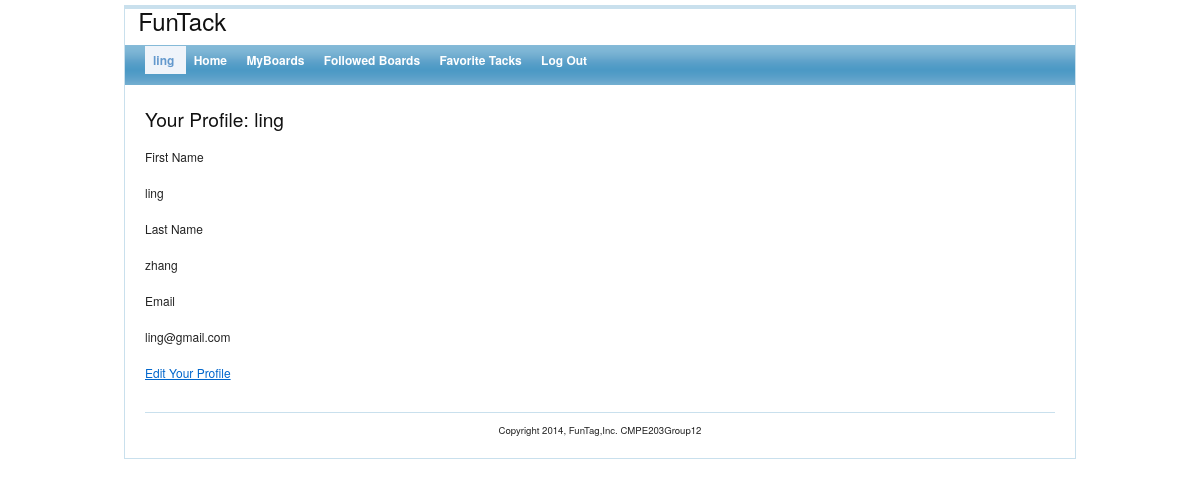
The page /views/user_profile.php (signed in) on the database its author committed.
### tables this page shows
CREATE TABLE users (
user_id int Not NULL AUTO_INCREMENT,
first_name varchar(100) NOT NULL,
last_name varchar(100) NOT NULL,
email_id varchar(100) NOT NULL,  
password MEDIUMTEXT not NULL,
admin_authority bit default 0, 
PRIMARY KEY (user_id)
);

### models/database.php (called while the page is built, shortened)
<?php
class MySQLDatabase {
	public $connection;
	public function open_connection(){
		$this->connection = mysqli_connect(DB_SERVER, DB_USER, DB_PASS, DB_NAME);
	}
	public function query($sql){
	 $result= mysqli_query($this->connection, $sql);
		return $result;
	}
	public function fetch_array($result_set){
		return mysqli_fetch_array($result_set);
	}
}
	$database = new MySQLDatabase();
?>

### models/user.php (called while the page is built, shortened)
<?php
	require_once("database.php");
class User {
	private static function instantiate ($record){
		$object =new self;
		$object->user_id =$record['user_id'];
		$object->email_id =$record['email_id'];
		$object->password =$record['password'];
		$object->last_name =$record['last_name'];
		$object->first_name =$record['first_name'];
		$object->admin_authority =$record['admin_authority'];
		return $object;
	}
	public static function find_by_id($id=0) {
		$result_array = static::find_by_sql("select * from users where user_id={$id} limit 1");
		return $result_array[0];
	}
	public static function find_by_sql($sql=""){
		global $database;
		$result_set =$database->query($sql);
		$object_array = array();
		while($row = $database->fetch_array($result_set)){
			$object_array[] = static::instantiate ($row);
		}
		return $object_array;
	}
}
?>

### controllers/userDashboardController.php (called while the page is built, shortened)
<?php
	$user = User::find_by_id($_SESSION["user_id"]);
	?>

### views/user_profile.php (the view, shortened to what this page needs)
<?php require_once("../controllers/userDashboardController.php"); ?>
<?php include("layouts/header.php"); ?>
<?php $activeMenu = "user_profile"; include("layouts/menu.php"); ?>
<div id="content">
    <h2>Your Profile: <?php echo htmlentities($user->first_name); ?></h2>
		<p>First Name<br></br>
		<?php echo htmlentities($user->first_name); ?>
		</p>
		<p>Last Name<br></br>
		<?php echo htmlentities($user->last_name); ?>
		</p>
		<p>Email<br></br>
		<?php echo htmlentities($user->email_id); ?>
		</p>
		<a href="user_edit_profile.php">Edit Your Profile</a>
</div>
<?php include("layouts/footer.php"); ?>

### views/layouts/header.php (shortened to what this page needs)
<!DOCTYPE html PUBLIC "-//W3C//DTD HTML 4.01 Transitional//EN"
   "http://www.w3.org/TR/html4/loose.dtd">
<html lang="en">
<head>
		<link href="../css/main.css"  rel="stylesheet" type="text/css" />
		<link href="../css/screen.css"  rel="stylesheet" type="text/css" />
		<link href="../css/form.css"  rel="stylesheet" type="text/css" />
</head>
<body>
<div class="container" id="page">
    <div id="header">
     <h1> &nbsp;&nbsp;FunTack </h1>
    </div>

### views/layouts/menu.php
<div id="mainmenu">
   <ul>
		<li<?php if ($activeMenu == "user_profile") { ?> class="active"<?php } ?> >
			<a href="user_profile.php">
	          <?php echo $_SESSION["first_name"]; ?> </a></li>
		<li <?php if ($activeMenu == "user_dashboard") { ?> class="active"<?php } ?> >
			<a href="user_dashboard.php">Home</a></li>
		<li <?php if ($activeMenu == "user_myboards") { ?> class="active"<?php } ?> >
			<a href="user_myboards.php">MyBoards</a></li>
		<li <?php if ($activeMenu == "user_followed_boards") { ?> class="active"<?php } ?> >
			<a href="user_followed_boards.php">Followed Boards</a></li>
		<li <?php if ($activeMenu == "user_favorite_tacks") { ?> class="active"<?php } ?> >
			<a href="user_favorite_tacks.php">Favorite Tacks</a></li>
		<li><a href="../controllers/logoutController.php">Log Out</a></li>
   <ul>
</div>

### views/layouts/footer.php (shortened to what this page needs)
    <div id="footer">Copyright 2014, FunTag,Inc.  CMPE203Group12</div>
	</body>
</html>

### css/main.css (style rules this page uses)
body { margin: 0; padding: 0; color: #555; font: normal 10pt Arial,Helvetica,sans-serif; background: #EFEFEF; }
#page { margin-top: 5px; margin-bottom: 5px; background: white; border: 1px solid #C9E0ED; }
#header { margin: 0; padding: 0; border-top: 3px solid #C9E0ED; }
#content { padding: 20px; }
#footer { padding: 10px; margin: 10px 20px; font-size: 0.8em; text-align: center; border-top: 1px solid #C9E0ED; }
#mainmenu { background:white url(bg.gif) repeat-x left top; }
#mainmenu ul { padding:6px 20px 5px 20px; margin:0px; }
#mainmenu ul li { display: inline; }
#mainmenu ul li a { color:#ffffff; background-color:transparent; font-size:12px; font-weight:bold; text-decoration:none; padding:5px 8px; }
#mainmenu ul li a:hover, #mainmenu ul li.active a { color: #6399cd; background-color:#EFF4FA; text-decoration:none; }

### css/screen.css (style rules this page uses)
html { margin:0;padding:0;border:0; }
body, div, span, object, iframe, h1, h2, h3, h4, h5, h6, p, blockquote, pre, a, abbr, acronym, address, code, del, dfn, em, img, q, dl, dt, dd, ol, ul, li, fieldset, form, label, legend, table, caption, tbody, tfoot, thead, tr, th, td, article, aside, dialog, figure, footer, header, hgroup, nav, section { margin:0;padding:0;border:0;font-size:100%;font:inherit;vertical-align:baseline; }
body { line-height:1.5;background:white; }
html { font-size:100.01%; }
body { font-size:75%;color:#222;background:#fff;font-family:"Helvetica Neue", Arial, Helvetica, sans-serif; }
h1, h2, h3, h4, h5, h6 { font-weight:normal;color:#111; }
h1 { font-size:2em;line-height:1;margin-bottom:0.5em; }
h2 { font-size:1.6em;margin-bottom:0.75em; }
p { margin:0 0 1.5em; }
a { color:#06c;text-decoration:underline; }
ul, ol { margin:0 1.5em 1.5em 0;padding-left:1.5em; }
ul { list-style-type:disc; }
.container { width:950px;margin:0 auto; }
.clearfix:after, .container:after { content:"\0020";display:block;height:0;clear:both;visibility:hidden;overflow:hidden; }
.clearfix, .container { display:block; }

### rows shown on the page
users: first_name "ling", last_name "zhang", email "ling@gmail.com"

### other values the page prints
$_SESSION["first_name"] "ling"
